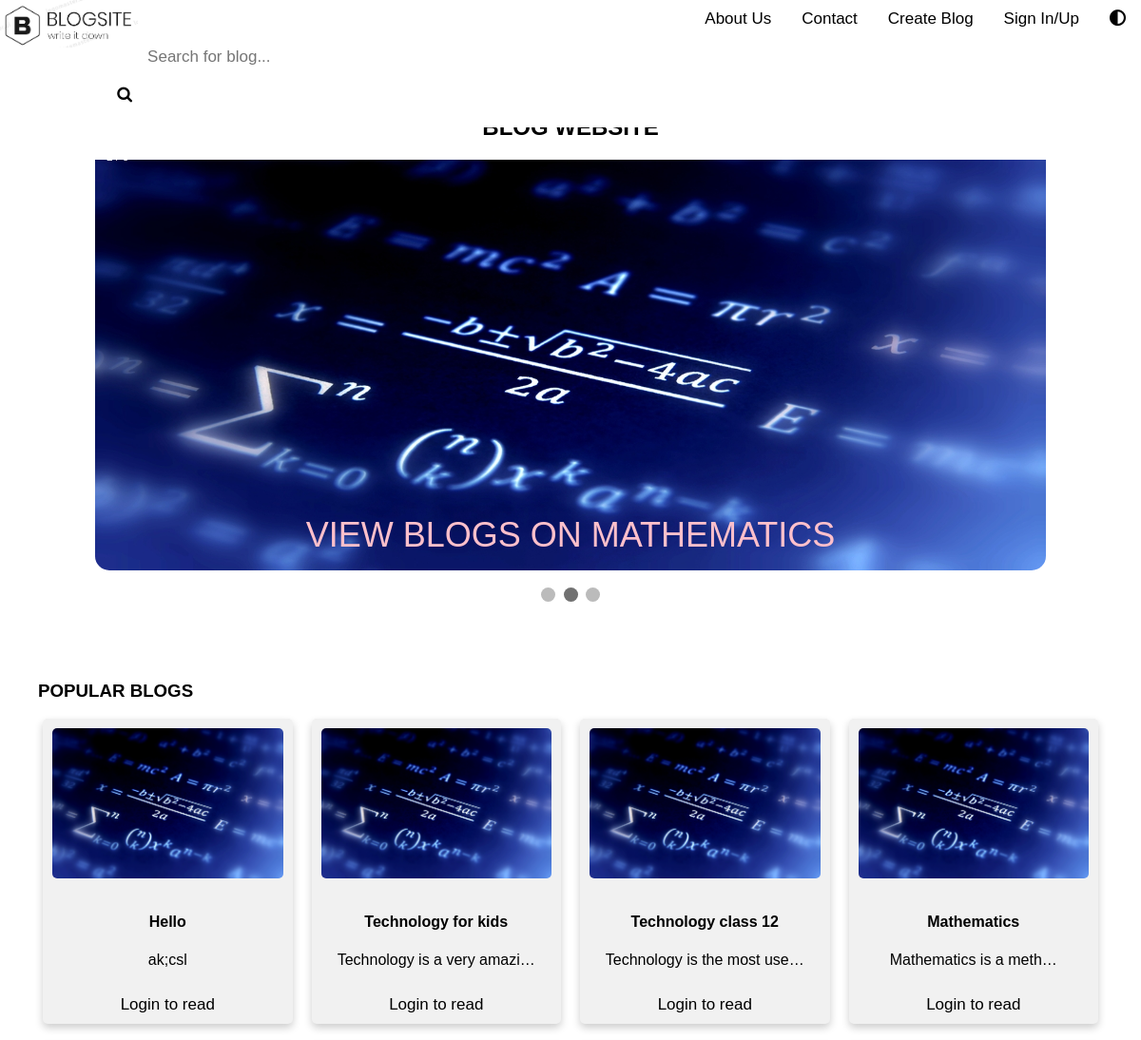
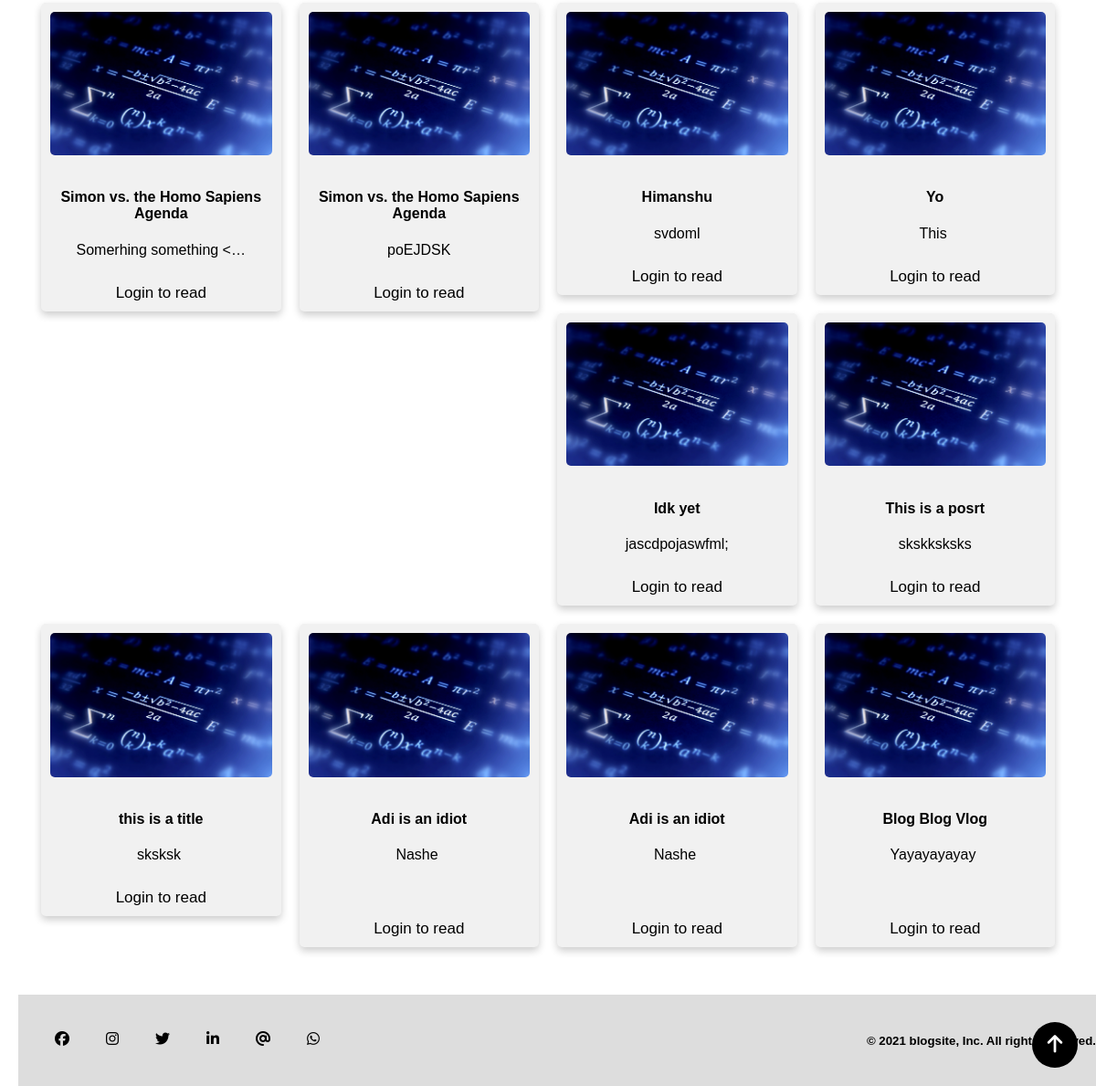
Before: / with the older database file (2 pictures, top to bottom).
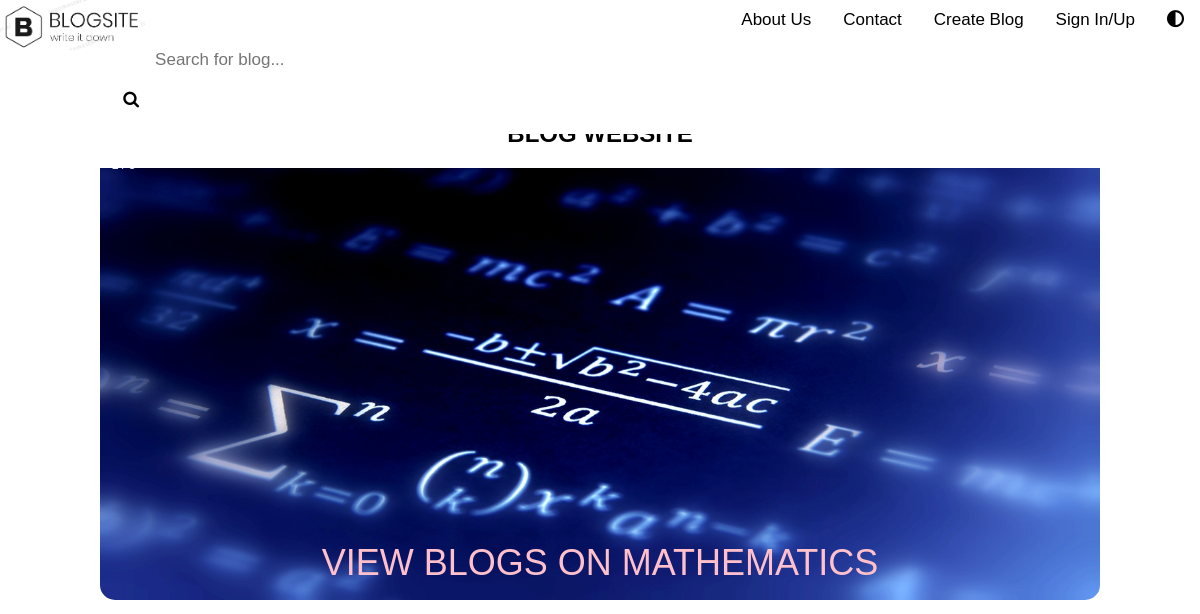
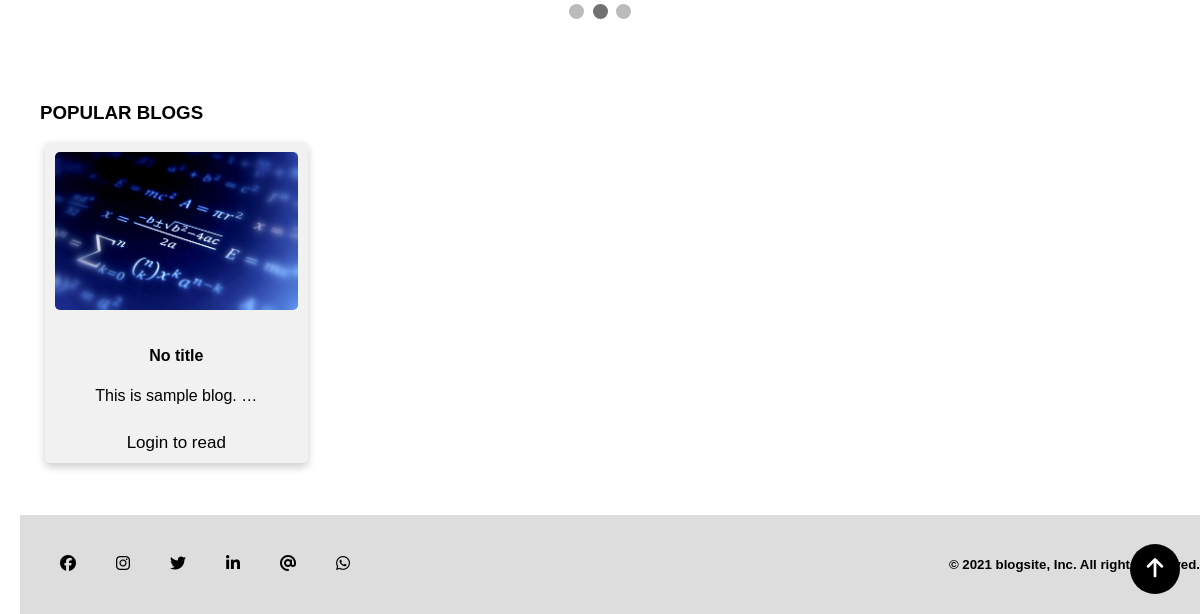
After: the same page with the newer database file (2 pictures, top to bottom).
### homepage/models.py (models this page shows, shortened)
class BlogPost(models.Model):
    opt = [
        ("Technology", "Technology"),
        ('Mathematics', "Mathematics"),
        ("Social Media", "Social Media")
    ]
    author = models.ForeignKey(User, default=None, on_delete=models.CASCADE)
    title = models.CharField(max_length=100)
    editor = RichTextField()
    topic = models.CharField(choices=opt, max_length=25, null=True)
    time = models.DateField(auto_now_add=True)
    slug = models.CharField(max_length=130, null=True, blank=True)
    liked = models.ManyToManyField(User, related_name='liked')
    def __str__(self):
        return self.title + '|' + str(self.author)

### homepage/views.py (the view)
# urls.py: 2. Add a URL to urlpatterns:  path('', views.home, name='home')
def home(request):
    blogs = BlogPost.objects.all()
    print(blogs)
    return render(request, "index.html", {"blog":blogs})

### templates/index.html (shortened to what this page needs)
{% load static %}
<!DOCTYPE html>
<html lang="en">
	<head>
		<link rel="stylesheet" type="text/css" href="{% static 'styles/home_page_style.css' %}">
    <link rel="stylesheet" href="https://cdnjs.cloudflare.com/ajax/libs/font-awesome/4.7.0/css/font-awesome.min.css">
	</head>
	<body>
    <div class="navbar" id="myTopnav">
      <a href="index.html" class="logo"><img src="{% static 'images/logo1.png' %}" style="width: 100%"></a>
			<button onclick="myFunction()"><i class="fas fa-adjust"></i></button>
        {% if user.is_authenticated %}
        <a href="user/profile">Hello, {{ user.first_name }}</a>
        <a href="user/logout">Logout</a>
        {% else %}
  		<a href="user/login/">Sign In/Up</a>
        {% endif %}
        {% if user.is_authenticated %}
        <a href="/create">Create Blog</a>
        {% else %}
        <a href="user/login">Create Blog</a>
        {% endif %}
      <a href='contact/'>Contact</a>
  		<a href='/about'>About Us</a>
      <form class="example" method="get" action="/search">
        <input type="text" placeholder="Search for blog..." name="query" id="query">
        <button type="submit"><i class="fa fa-search"></i></button>
      </form>
		</div>
		<div id ="header">
  		<h2>BLOG WEBSITE</h2>
		</div>
    <div class="slideshow-container">
      <div class="mySlides fade">
        <div class="numbertext">2 / 3</div>
        <img src="{% static 'images/2.jpg' %}" style="width:100%">
        <div class="text">VIEW BLOGS ON MATHEMATICS</div>
      </div>
    </div>
      <br>
      <div style="text-align:center">
        <span class="dot"></span>
        <span class="dot"></span>
        <span class="dot"></span>
      </div>
		  <div class="row">
  			<div class="leftcolumn">
    			<div class="card">
            <h3>POPULAR BLOGS</h3>
      			<div class="row2">
             {% for bl in blog %}
  						<div class="column2">
    						<div class="card2">
                  <img src="{% static 'images/2.jpg' %}" alt="Avatar" style="width:100%">
                  <div class="container">
                    <h4><b> {{ bl.title }}</b></h4>
                    <p>{{ bl.editor | safe| truncatechars:"30" | linebreaks }}</p>
                  </div>
                  {% if user.is_authenticated %}
                    <a class='readmore' href="{% url 'posts:read' slug=bl.slug %}">Read Full</a>
                    {% else %}
                      <a class='readmore' href='user/login'>Login to read</a>
                      {% endif %}
    						</div>
  						</div>
                        {% endfor%}
  			</div>
  	  </div>
		<div class="footer" >
      <a href="#"><i class="fab fa-facebook "></i></a>
      <a href="#"><i class="fab fa-instagram"></i></a>
      <a href="#"><i class="fab fa-twitter"></i></a>
      <a href="#"><i class="fab fa-linkedin-in"></i></a>
      <a href="#"><i class="fas fa-at"></i></a>
      <a href="#"><i class="fab fa-whatsapp"></i></a>
      <h5>&copy; <script>document.write(new Date().getFullYear())</script> blogsite, Inc. All rights reserved.</h5>
    </div>
    <a class="gotopbtn" href="#"> <i class="fas fa-arrow-up"></i> </a>
	</body>
</html>

### static/styles/home_page_style.css (style rules this page uses)
* { box-sizing: border-box; }
body { font-family: Arial; background: white; margin: 0; position: relative; padding-bottom: 91.78px; min-height: 100vh; }
.navbar { overflow: hidden; background-color:white; position: fixed; top: 0; width: 100%; z-index: 50; }
.navbar button { float: right; display: block; color: black; text-align: center; padding: 10px 16px; text-decoration: none; font-size: 17px; border: 0 transparent; background-color: transparent; border-radius: 5px; }
.navbar a { float: right; display: block; color: black; text-align: center; padding: 10px 16px; text-decoration: none; font-size: 17px; border-radius: 5px; }
.navbar .logo { float: left; padding: 0; border: 0; }
.navbar .logo img { width: 100%; height: 50px; border-radius: 5px; }
form.example { margin:auto; max-width:25vw; }
form.example input[type=text] { padding: 10px; font-size: 17px; border: 1px transparent; border-bottom: 1px black; float: left; width: 80%; background: white; }
form.example button { float: left; width: 20%; padding: 10px; background: white; color: black; font-size: 17px; border: 1px transparent; border-left: none; cursor: pointer; border-radius: 5px; }
form.example::after { content: ""; clear: both; display: table; }
@media screen and (max-width: 1270px) { .navbar .example { float: none; display: block; text-align: left; width: 100%; margin: 0; padding: 14px; max-width: 100% } }
@media screen and (max-width: 1270px) { .slideshow-container { margin-top: 180px; border-radius: 15px; } }
@media screen and (max-width: 1270px) { .navbar input[type=text] { border: 1px solid #ccc; } }
#header { background-color:white; color: black; text-align: center; font-size: auto; font-weight: bold; position: fixed; top: 45px; width: 100%; transition: 0.2s; padding: 0; z-index: 1; }
@media screen and (max-width: 1270px) { #header { top: 100px; } }
.gotopbtn { position: fixed; width: 50px; height: 50px; background: black; bottom: 20px; right: 20px; border-radius: 50%; text-decoration: none; text-align: center; line-height: 50px; color: white; font-size: 22px; }
html { scroll-behavior: smooth; }
.mySlides { display: none; }
.slideshow-container img { vertical-align: middle; height: 450px; border-radius: 15px; }
.slideshow-container { max-width: 1000px; position: relative; margin: auto; margin-top: 150px; z-index: -1; }
.text { color: pink; font-size: 3vw; padding: 8px 12px; position: absolute; bottom: 8px; width: 100%; text-align: center; }
.numbertext { color: #f2f2f2; font-size: 12px; padding: 8px 12px; position: absolute; top: 0; }
.dot { height: 15px; width: 15px; margin: 0 2px; background-color: #bbb; border-radius: 50%; display: inline-block; transition: background-color 0.6s ease; }
.active { background-color: #717171; }
.fade { -webkit-animation-name:fade; -webkit-animation-duration: 3s; animation-name: fade; animation-duration: 3s; }
.row { padding: 20px; }
.row:after { content: ""; display: table; clear: both; }
.leftcolumn { float: left; width: 100%; }
.card { background-color: white; padding: 20px; margin-top: 20px; }
.row2 { margin: 0 -5px; }
.row2:after { content: ""; display: table; clear: both; }
.column2 { float: left; width: 25%; padding: 0 10px; margin-bottom: 20px; }
.card2 { box-shadow: 0 4px 8px 0 rgba(0, 0, 0, 0.2); text-align: center; background-color: #f1f1f1; border-radius: 5px; }
.card2 a { width: 100%; display: block; color: black; text-align: center; padding: 10px 16px; text-decoration: none; font-size: 17px; border-radius: 10px; }
.card2 img { padding: 10px; border-radius: 15px; }
.container { padding: 2px 16px; }
.footer { padding: 20px; text-align: right; background: #ddd; position: absolute; bottom: 0; width: 100%; }
.footer a { float:left; padding: 20px; color: black; }

Changed rows visible on the page:
removed BlogPost: title "Hello", editor "ak;csl"
removed BlogPost: title "Technology for kids", editor "Technology is a very amazi…"
removed BlogPost: title "Technology class 12", editor "Technology is the most use…"
removed BlogPost: title "Mathematics", editor "Mathematics is a meth…"
removed BlogPost: title "Simon vs. the Homo Sapiens Agenda", editor "Somerhing something <…"
removed BlogPost: title "Simon vs. the Homo Sapiens Agenda", editor "poEJDSK"
removed BlogPost: title "Himanshu", editor "svdoml"
removed BlogPost: title "Yo", editor "This"
removed BlogPost: title "Idk yet", editor "jascdpojaswfml;"
removed BlogPost: title "This is a posrt", editor "skskksksks"
removed BlogPost: title "this is a title", editor "sksksk"
removed BlogPost: title "Adi is an idiot", editor "Nashe"
removed BlogPost: title "Adi is an idiot", editor "Nashe"
removed BlogPost: title "Blog Blog Vlog", editor "Yayayayayay"
added BlogPost: title "No title", editor "This is sample blog. …"
